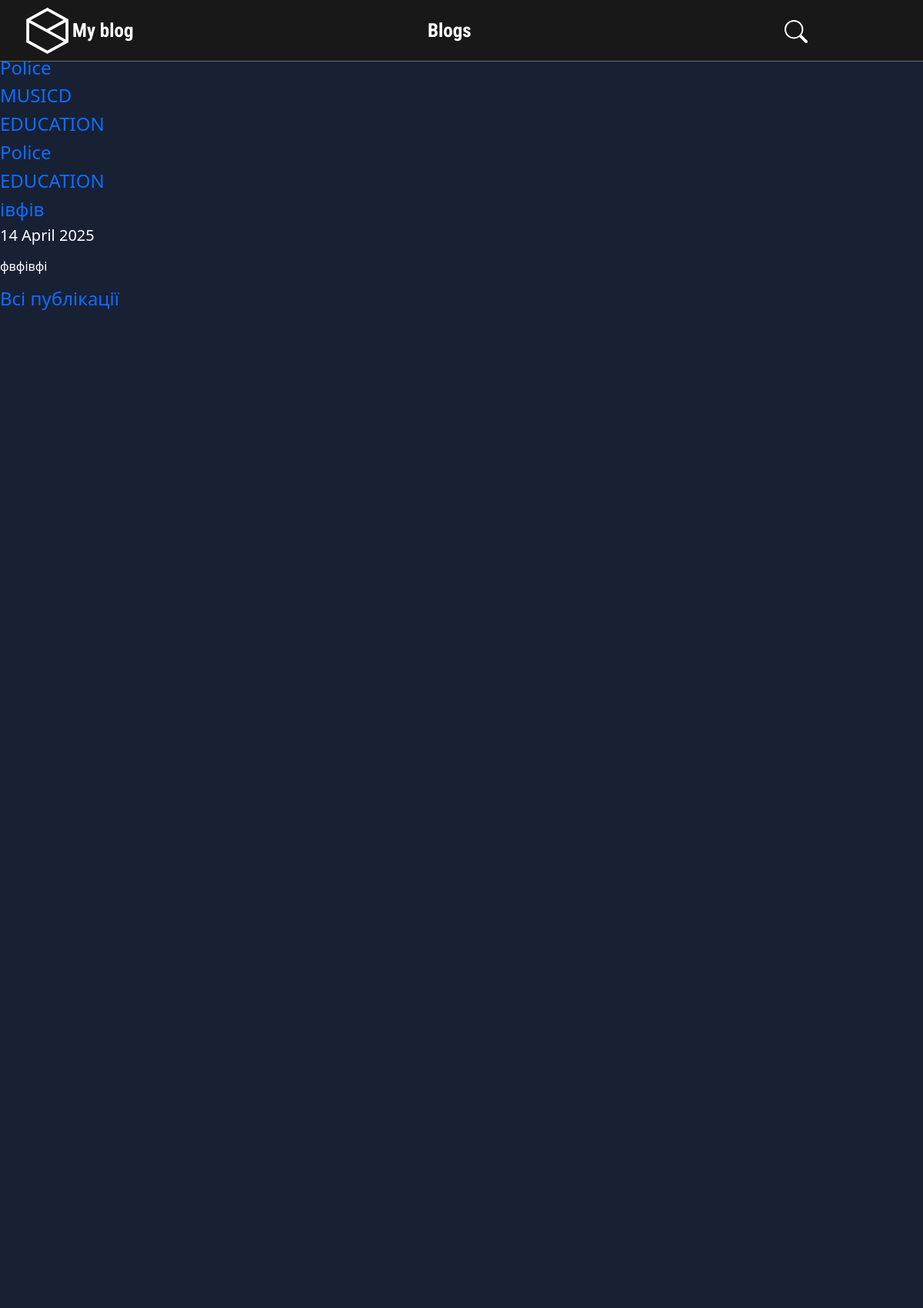
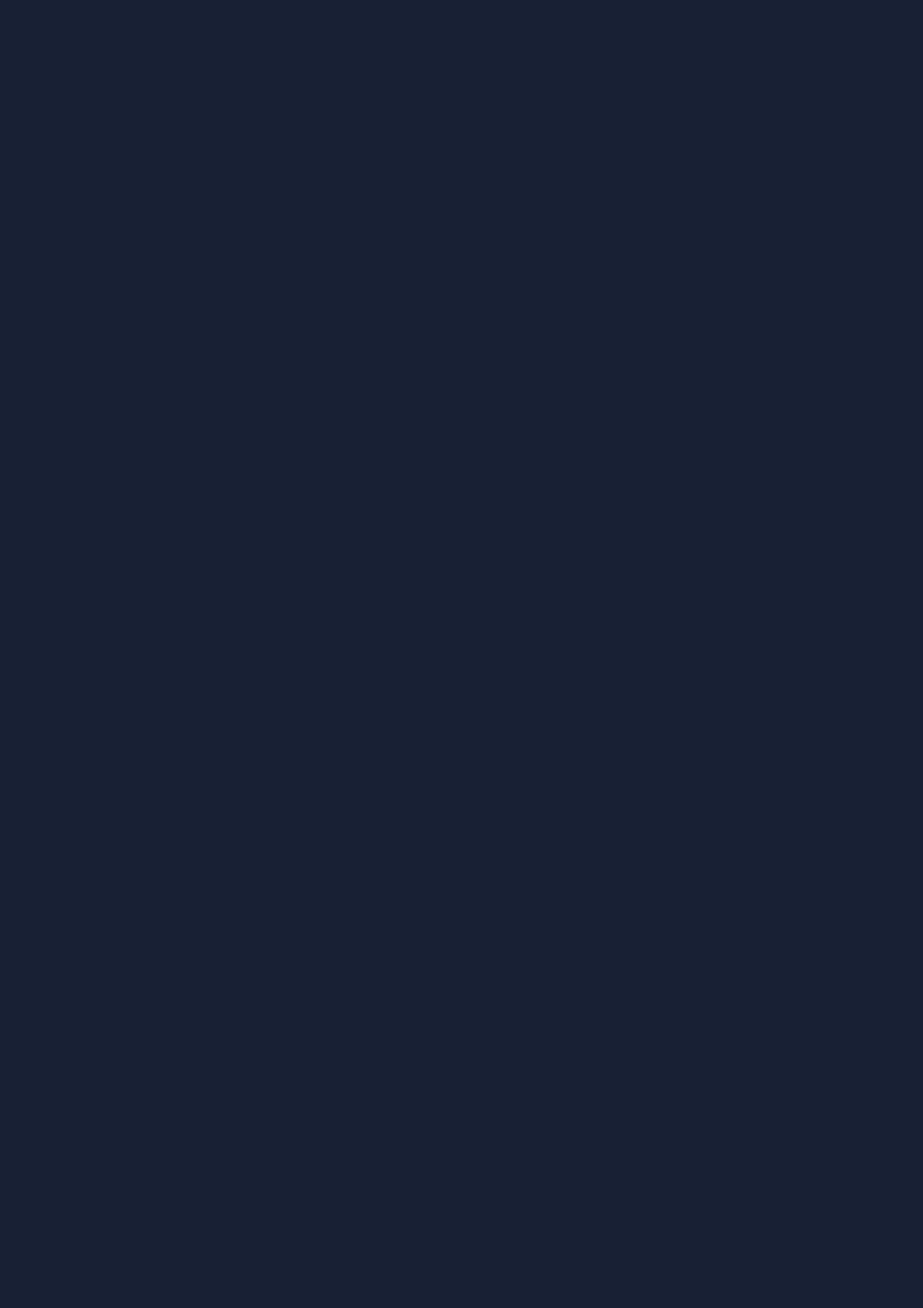
The page / (upper part) on the database its author committed (2 pictures, top to bottom).
### main/models.py (models this page shows, shortened)
class Category(models.Model):
    category = models.CharField("Категорія", max_length=250, help_text="Максимум 250 символів")
    slug = models.SlugField("Слаг")
    objects = models.Manager()
    class Meta:
        verbose_name = 'Категорія для публікації'
        verbose_name_plural = 'Категорії для публікацій'
    def get_absolute_url(self):
        try:
            url = reverse('articles-categories-list', kwargs={"slug": self.slug})
            return url
        except:
            url = "/admin/"
        return url

class Article(models.Model):
    title = models.CharField("Заголовок", max_length=250, help_text="Максимум 250 символів")
    description = models.TextField(blank=True, verbose_name="Опис")
    pub_date = models.DateTimeField("Дата публікації", default=timezone.now)
    slug = models.SlugField("Слаг", unique_for_date="pub_date")
    main_page = models.BooleanField("Головна", default=False, help_text="Показувати")
    category = models.ForeignKey(Category, related_name='news', blank=True,
                                 null=True, verbose_name=u'Категорія', on_delete=models.CASCADE)
    objects = models.Manager()
    class Meta:
        ordering = ["-pub_date"]
        verbose_name = "Публікація"
        verbose_name_plural = "Публікації"
    def get_absolute_url(self):
        try:
            url = reverse("news-detail", kwargs={"year": self.pub_date.strftime("%Y"),
                                                 "month": self.pub_date.strftime("%m"),
                                                 "day": self.pub_date.strftime("%d"),
                                                 "slug": self.slug, })
        except:
            url = "/"
        return url

### main/views.py (the view)
# urls.py: path(r'', HomePageView.as_view(), name='home'),
class HomePageView(ListView):
    model = Article
    template_name = "main/index.html"
    context_object_name = "categories"
    def get_context_data(self, **kwargs):
        context = super(HomePageView, self).get_context_data(**kwargs)
        context['articles'] = Article.objects.filter(main_page=True)[:5]
        return context
    def get_queryset(self, *args, **kwargs):
        categories = Category.objects.all()
        return categories

### main/templates/main/index.html (shortened to what this page needs)
{% extends "main/main_layout.html" %}
{% load static %}
{% block content %}
    {% if categories %}
    {% for item in categories %}
    <div>
        <a href="{{ item.get_absolute_url }}">
            <h4>{{ item.category }}</h4>
        </a>
    </div>
    {% endfor %}
    {% endif %}
    {% if articles %}
    {% for item in articles %}
    <div>
        <a href="{{ item.get_absolute_url }}">
            <h4>{{ item.title }}</h4>
        </a>
        <h5>
            {{ item.pub_date|date:"j E Y"|safe|linebreaks }}
        </h5>
        <p>
            {{ item.description|safe|escape|striptags|truncatewords_html:32 }}
        </p>
    </div>
    {% endfor %}
    {% endif %}
    <a href="{% url 'articles-list' %}">
        <h4>Всі публікації</h4>
    </a>
{% endblock %}

### main/static/main/css/style.css (style rules this page uses)
body { background: #182034; margin: 0; padding: 0; width: 100%; }
html, body { height: 100%; }
a { text-decoration: none; }
p { color: white; }

### main/templates/main/main_layout.html (style rules this page uses)
p, h1, h2, h3, h5, div { color: white; }

### rows shown on the page
Category: category "Police"
Category: category "MUSICD"
Category: category "EDUCATION"
Category: category "Police"
Category: category "EDUCATION"
Article: title "івфів", pub_date "14 April 2025", description "фвфівфі"
